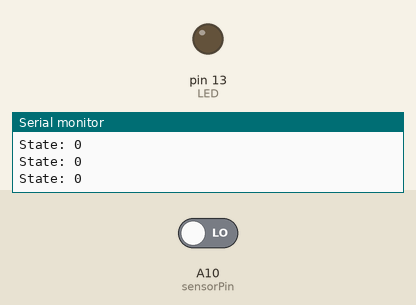
A sketch run on a simulated Arduino Mega 2560, built with avr-gcc and run on an emulated ATmega2560. Shown: output pins drawn as LEDs (lit = HIGH), the last lines printed to the serial monitor. Inputs (shaded band) come from the test bench; at power-on: A10 (sensorPin) LOW.

Above: at 1.8 s.
1.9 s: A10 (sensorPin) driven HIGH
At 3.2 s:
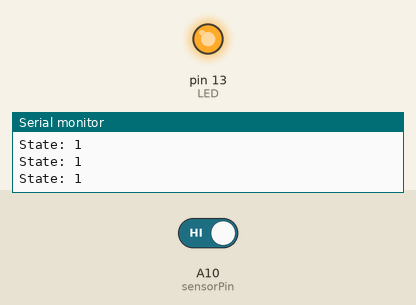
3.5 s: A10 (sensorPin) driven LOW
At 4.4 s:
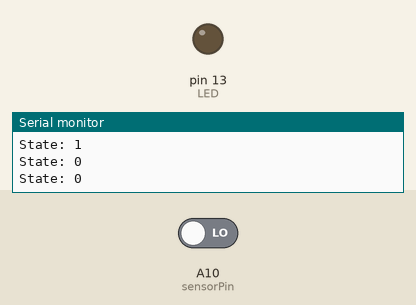
Timing chart, 0 to 6.5 s (numbered marks = the images above; inputs shaded):
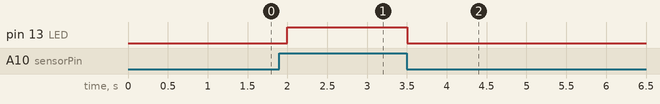

Measured:
- after the input at 1.9 s, pin 13 (LED): LOW → HIGH after 0.10 s
- after the input at 3.5 s, pin 13 (LED): HIGH → LOW at once

The sketch:

contact_water_tester.ino
```cpp
const int LED = 13;
const int sensorPin = A10;

void setup() {
  Serial.begin(9600);
  pinMode(LED, OUTPUT);
  digitalWrite(LED, LOW);
  pinMode(sensorPin, INPUT);

}

void loop() {
  int state = digitalRead(sensorPin);
  Serial.print("State: "); Serial.println(state);
  if(state == HIGH) {
    digitalWrite(LED, HIGH);
  }
  else {
    digitalWrite(LED, LOW);
  }
  delay(500);
}
```
